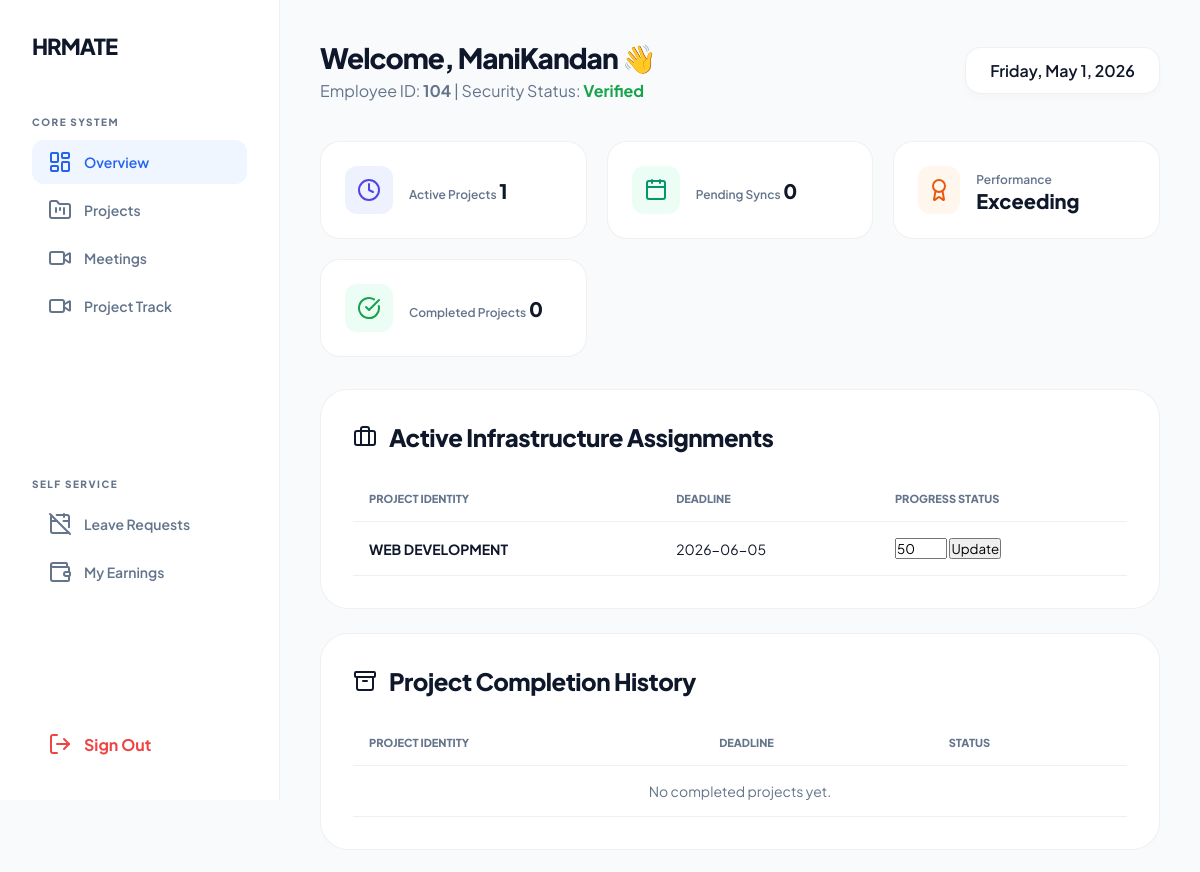
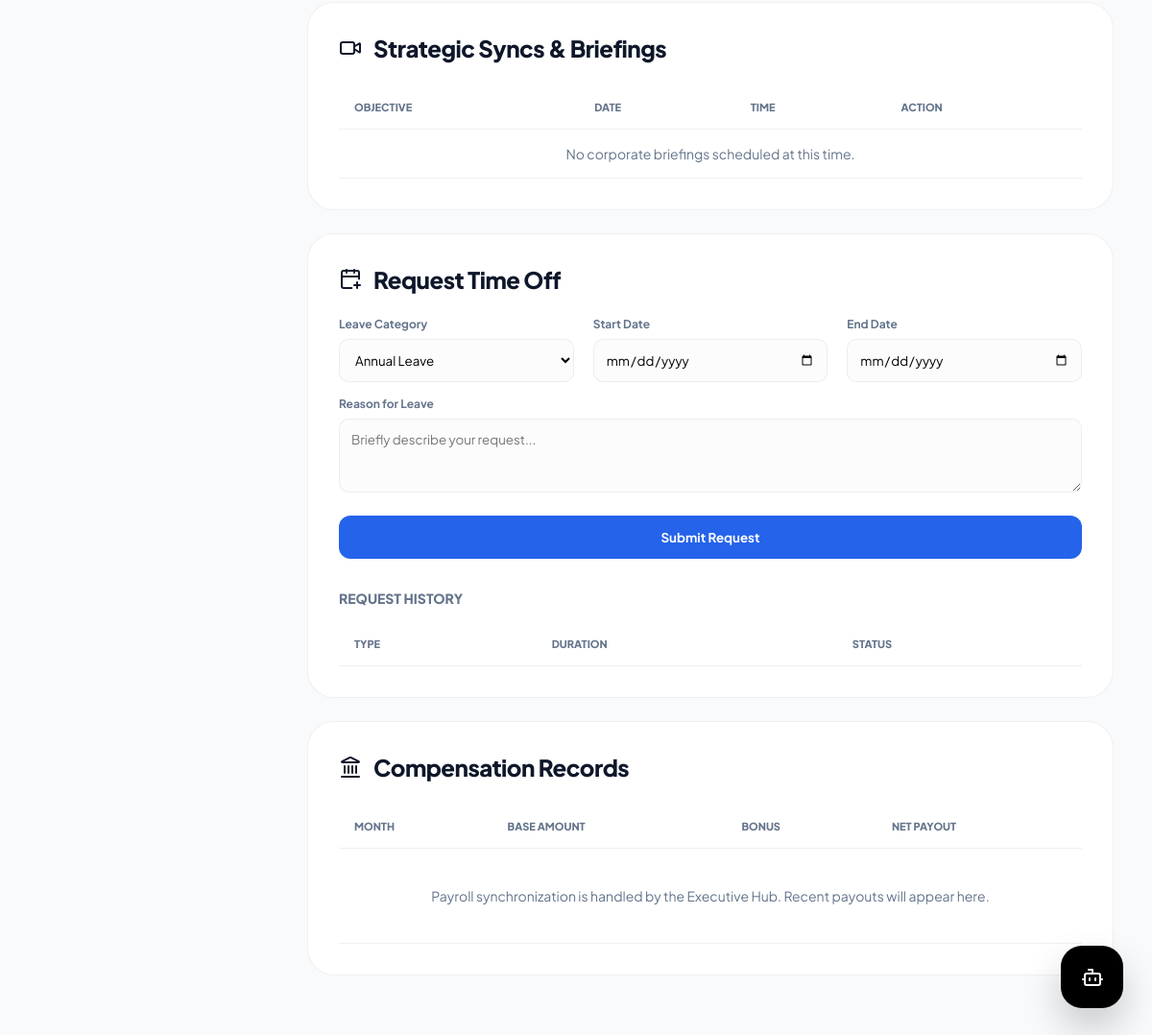
Screenshot of /employee_dashboard (signed in) with the database file from the repository (2 pictures, top to bottom).
### tables this page shows
CREATE TABLE employees (
            id INTEGER PRIMARY KEY AUTOINCREMENT,
            employee_id TEXT UNIQUE,
            name TEXT,
            email TEXT UNIQUE,
            mobile TEXT,
            password TEXT,
            department TEXT,
            role TEXT,
            date TEXT,
            added_by_hr INTEGER
        , skills TEXT);

CREATE TABLE projects (
            id INTEGER PRIMARY KEY AUTOINCREMENT,
            name TEXT NOT NULL,
            project_description TEXT,
            progress TEXT,
            start_date TEXT,
            end_date TEXT,
            assigned_employees TEXT
        , status TEXT DEFAULT "In Progress", gcal_event_id TEXT);

### app_3.py (the view)
@app.route("/employee_dashboard")
def employee_dashboard():
    if "emp_id" not in session: return redirect(url_for("index"))
    emp_id = session["emp_id"]
    conn = sqlite3.connect(DB); c = conn.cursor()
    c.execute("SELECT id FROM employees WHERE employee_id=?", (emp_id,))
    result = c.fetchone(); employee_pk = str(result[0]) if result else None
    if employee_pk:
        c.execute("""SELECT * FROM projects WHERE assigned_employees=?
            OR assigned_employees LIKE ? OR assigned_employees LIKE ? OR assigned_employees LIKE ?""",
            (employee_pk, employee_pk+",%", "%,"+employee_pk+",%", "%,"+employee_pk))
        all_projects = c.fetchall()
    else: all_projects = []
    active_projects    = [p for p in all_projects if p[7] != "Completed" and p[3] != 100]
    completed_projects = [p for p in all_projects if p[7] == "Completed" or p[3] == 100]
    c.execute("SELECT email FROM employees WHERE employee_id=?", (emp_id,))
    emp_email_row = c.fetchone(); emp_email = emp_email_row[0] if emp_email_row else ""
    c.execute("SELECT * FROM meetings WHERE participants LIKE ? OR participants LIKE ?",
              ('%'+session["emp_name"]+'%', '%'+emp_email+'%'))
    meetings = c.fetchall()
    c.execute("SELECT * FROM leave_requests WHERE employee_id=?", (session["emp_id"],))
    leaves = c.fetchall(); conn.close()
    return render_template("employee_dashboard.html",
                           emp_id=session["emp_id"], emp_name=session["emp_name"],
                           active_projects=active_projects, completed_projects=completed_projects,
                           meetings=meetings, leaves=leaves)

### templates/employee_dashboard.html (shortened to what this page needs)
<!DOCTYPE html>
<html lang="en">
<head>
</head>
<body>
    <aside class="sidebar">
        <div class="logo">HRMATE</div>
        <div class="nav-category">Core System</div>
        <ul class="nav-links">
            <li><a href="#" class="active"><i data-lucide="layout-dashboard"></i> Overview</a></li>
            <li><a href="#projectsSection"><i data-lucide="folder-kanban"></i> Projects</a></li>
            <li><a href="#meetingsSection"><i data-lucide="video"></i> Meetings</a></li>
            <li><a href="#historySection"><i data-lucide="video"></i> Project Track</a></li>
        </ul>
        <div class="nav-category">Self Service</div>
        <ul class="nav-links">
            <li><a href="#leaveSection"><i data-lucide="calendar-off"></i> Leave Requests</a></li>
            <li><a href="#payrollSection"><i data-lucide="wallet"></i> My Earnings</a></li>
        </ul>
        <a href="/logout" class="logout-btn"><i data-lucide="log-out" size="20"></i> Sign Out</a>
    </aside>
    <div class="main-content">
        <div class="header">
            <div class="user-welcome">
                <h1>Welcome, {{ emp_name }} 👋</h1>
                <p>Employee ID: <b>{{ emp_id }}</b> | Security Status: <span style="color: #16a34a; font-weight: 700;">Verified</span></p>
            </div>
            <div style="background: var(--surface); padding: 12px 24px; border-radius: 16px; border: 1px solid var(--border); font-weight: 600; box-shadow: 0 4px 6px rgba(0,0,0,0.02);">
                <span id="currentDate"></span>
            </div>
        </div>
        <div class="stats-grid">
            <div class="stat-card">
                <div class="stat-icon" style="background: #eef2ff; color: #4f46e5;"><i data-lucide="clock"></i></div>
                <div class="stat-info">
                    <span class="stat-label">Active Projects</span>
                    <span class="stat-value">{{ active_projects|length }}</span>
                </div>
            </div>
            <div class="stat-card">
                <div class="stat-icon" style="background: #ecfdf5; color: #059669;"><i data-lucide="calendar"></i></div>
                <div class="stat-info">
                    <span class="stat-label">Pending Syncs</span>
                    <span class="stat-value">{{ meetings|length }}</span>
                </div>
            </div>
            <div class="stat-card">
                <div class="stat-icon" style="background: #fff7ed; color: #ea580c;"><i data-lucide="award"></i></div>
                <div class="stat-info">
                    <span class="stat-label">Performance</span>
                    <span class="stat-value">Exceeding</span>
                </div>
            </div>
            <div class="stat-card">
                <div class="stat-icon" style="background: #ecfdf5; color: #16a34a;">
                    <i data-lucide="check-circle"></i>
                </div>
                <div class="stat-info">
                    <span class="stat-label">Completed Projects</span>
                    <span class="stat-value">{{ completed_projects|length }}</span>
                </div>
            </div>
        </div>
        <div class="section-card" id="projectsSection">
            <div class="section-header">
                <i data-lucide="briefcase" size="24"></i>
                <h2>Active Infrastructure Assignments</h2>
            </div>
            <table class="data-table">
                <thead>
                    <tr>
                        <th>Project Identity</th>
                        <th>Deadline</th>
                        <th>Progress Status</th>
                    </tr>
                </thead>
                <tbody>
                    {% for project in active_projects %}
                    <tr>
                        <td><b>{{ project[1] }}</b></td>
                        <td>{{ project[5] }}</td>
                        <td>
                            <form action="/update_progress" method="POST" class="flex gap-2 items-center">
                                <input type="number"
                                    name="progress"
                                    value="{{ project[3] }}"
                                    min="0"
                                    max="100"
                                    class="w-20 p-2 border rounded">
                                <button type="submit"
                                        class="px-3 py-1 bg-blue-600 text-white rounded">
                                    Update
                                </button>
                            </form>
                        </td>
                    </tr>
                    {% else %}
                    <tr>
                        <td colspan="3" class="empty-state">
                            No active projects assigned to this profile.
                        </td>
                    </tr>
                    {% endfor %}
                </tbody>
            </table>
        </div>
        <div class="section-card" id="historySection">
            <div class="section-header">
                <i data-lucide="archive" size="24"></i>
                <h2>Project Completion History</h2>
            </div>
            <table class="data-table">
                <thead>
                    <tr>
                        <th>Project Identity</th>
                        <th>Deadline</th>
                        <th>Status</th>
                    </tr>
                </thead>
                <tbody>
                    {% for project in completed_projects %}
                    <tr>
                        <td><b>{{ project[1] }}</b></td>
                        <td>{{ project[5] }}</td>
                        <td>
                            <span class="badge badge-approved">
                                Completed
                            </span>
                        </td>
                    </tr>
                    {% else %}
                    <tr>
                        <td colspan="3" class="empty-state">
                            No completed projects yet.
                        </td>
                    </tr>
                    {% endfor %}
                </tbody>
            </table>
        </div>
        <div class="section-card" id="meetingsSection">
            <div class="section-header">
                <i data-lucide="video" size="24"></i>
                <h2>Strategic Syncs & Briefings</h2>
            </div>
            <table class="data-table">
                <thead>
                    <tr>
                        <th>Objective</th>
                        <th>Date</th>
                        <th>Time</th>
                        <th>Action</th>
                    </tr>
                </thead>
                <tbody>
                    {% for meeting in meetings %}
                    <tr>
                        <td><b>{{ meeting[1] }}</b></td>
                        <td>{{ meeting[2] }}</td>
                        <td>{{ meeting[3] }}</td>
			<td>
   				 {% if meeting[7] %}
       					  <a href="{{ meeting[7] }}" target="_blank"
           						style="background:black;color:white;padding:8px 15px;border-radius:6px;text-decoration:none;">
           						 JOIN MEETING
        				  </a>
    				{% else %}
        				 <span style="color: gray;">No link yet</span>
    				{% endif %}
			</td>
                    </tr>
                    {% else %}
                    <tr><td colspan="4" class="empty-state">No corporate briefings scheduled at this time.</td></tr>
                    {% endfor %}
                </tbody>
            </table>
        </div>
        <div class="section-card" id="leaveSection">
            <div class="section-header">
                <i data-lucide="calendar-plus" size="24"></i>
                <h2>Request Time Off</h2>
            </div>
            <form action="/apply_leave" method="POST" class="saas-form">
                <div class="form-grid">
                    <div class="input-group">
                        <label>Leave Category</label>
                        <select name="leave_type" required>
                            <option value="Annual">Annual Leave</option>
                        </select>
                    </div>
                    <div class="input-group">
                        <label>Start Date</label>
                        <input type="date" name="start_date" required>
                    </div>
                    <div class="input-group">
                        <label>End Date</label>
                        <input type="date" name="end_date" required>
                    </div>
                </div>
                <div class="input-group" style="margin-top: 15px;">
                    <label>Reason for Leave</label>
                    <textarea name="reason" rows="3" placeholder="Briefly describe your request..."></textarea>
                </div>
                <button type="submit" class="btn-submit">Submit Request</button>
            </form>
            <div style="margin-top: 32px;">
                <h3 style="font-size: 14px; font-weight: 800; margin-bottom: 16px; color: var(--text-dim);">REQUEST HISTORY</h3>
                <table class="data-table">
                    <thead>
                        <tr>
                            <th>Type</th>
                            <th>Duration</th>
                            <th>Status</th>
                        </tr>
                    </thead>
                </table>
            </div>
        </div>
        <div class="section-card" id="payrollSection">
            <div class="section-header">
                <i data-lucide="landmark" size="24"></i>
                <h2>Compensation Records</h2>
            </div>
            <table class="data-table">
                <thead>
                    <tr>
                        <th>Month</th>
                        <th>Base Amount</th>
                        <th>Bonus</th>
                        <th>Net Payout</th>
                    </tr>
                </thead>
                <tbody>
                    <tr>
                        <td colspan="4" style="text-align: center; color: var(--text-dim); padding: 40px;">
                            Payroll synchronization is handled by the Executive Hub. Recent payouts will appear here.
                        </td>
                    </tr>
                </tbody>
            </table>
        </div>
    </div>
    <div id="chat-fab" onclick="toggleChat()" title="Ask HRBot">
        <i data-lucide="bot"></i>
    </div>
</body>
</html>

### rows the page displays
employees: name "ManiKandan"
projects: name "WEB DEVELOPMENT", end_date "2026-06-05", progress "50"

### other values shown
{{ emp_id }} "104"
{{ active_projects|length }} "1"
{{ meetings|length }} "0"
{{ completed_projects|length }} "0"
